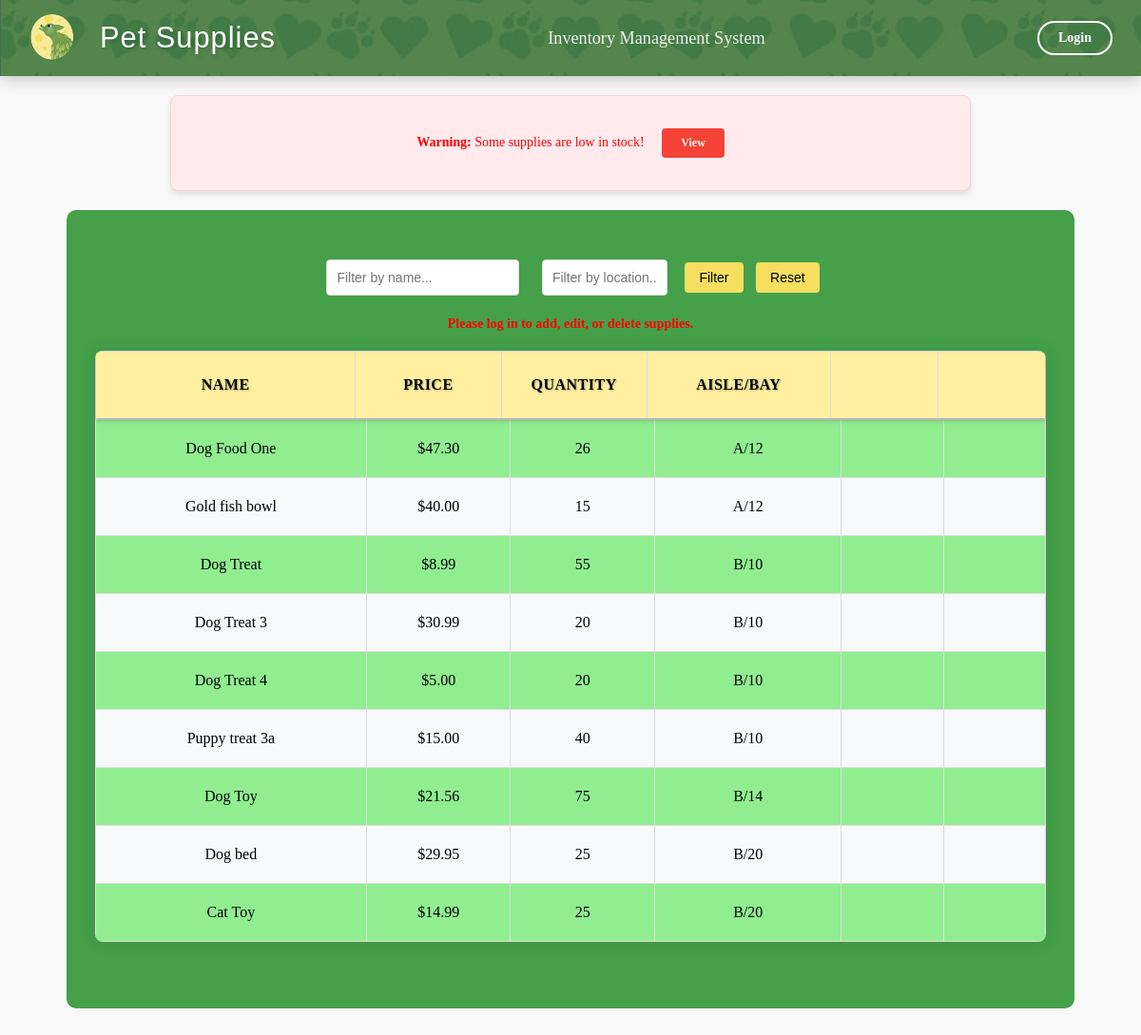
Before: / with the older database file.
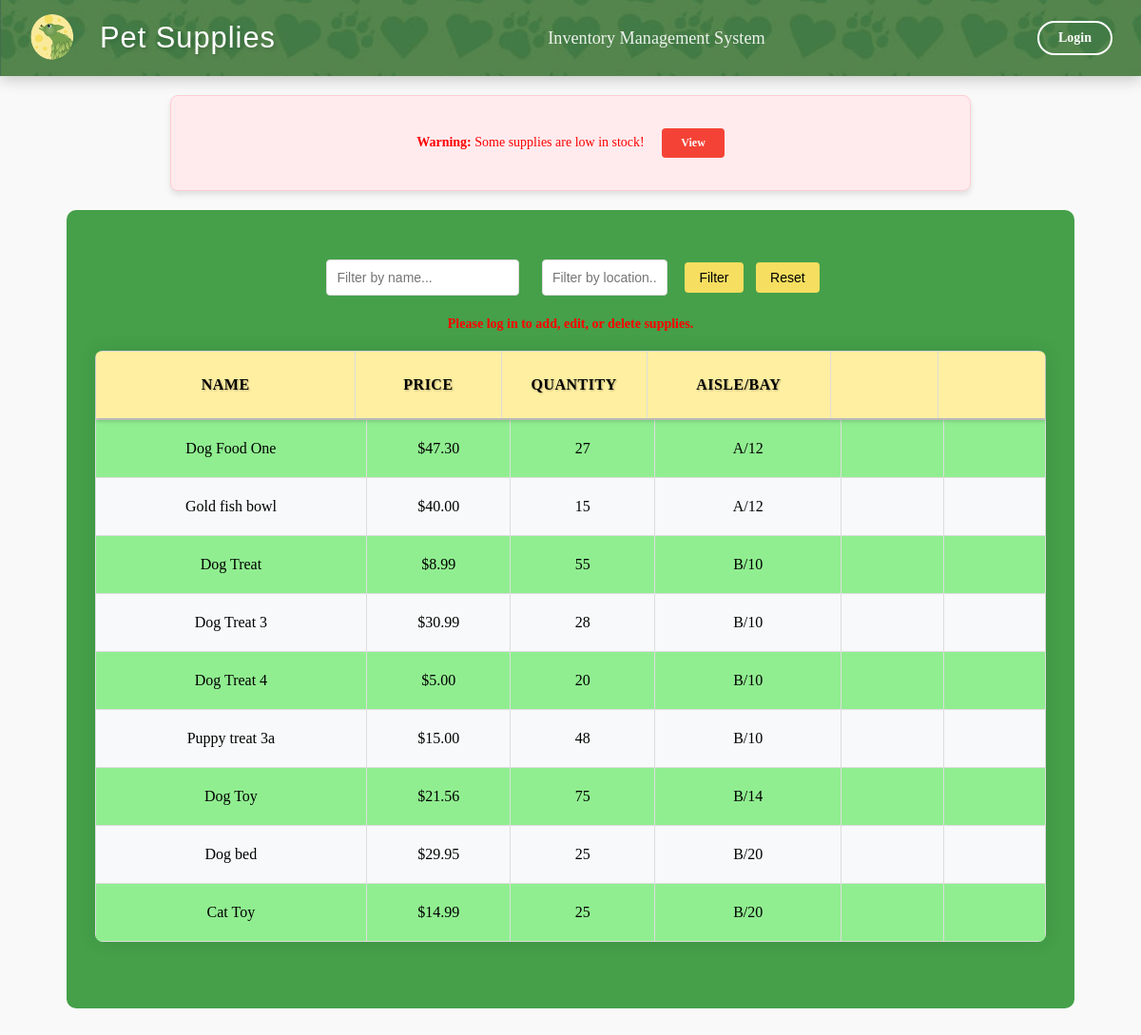
After: the same page with the newer database file.
### inventory/models.py (models this page shows, shortened)
class Supply(models.Model):
    name = models.CharField(max_length=255, primary_key=True)
    price = models.FloatField()
    quantity = models.IntegerField()
    location = models.CharField(max_length=255)
    reorder_point = models.PositiveIntegerField(default=5)
    deleted = models.BooleanField(default=False)

### inventory/views.py (the view, shortened to what this page needs)
# urls.py: path('', views.index, name='index'),
def index(request):
    location_query = request.GET.get('location', '')
    name_query = request.GET.get('name', '')
    low_stock = request.GET.get('low_stock', False)
    sort_by = request.GET.get('sort', 'location')
    order = request.GET.get('order', 'asc')
    if order == 'desc':
        sort_by = '-' + sort_by
    supplies = Supply.objects.all()
    if low_stock:
        supplies = supplies.filter(quantity__lt=6)
    if location_query:
        supplies = supplies.filter(location__icontains=location_query)
    if name_query:
        supplies = supplies.filter(name__icontains=name_query)
    supplies = supplies.order_by(sort_by)
    low_stock_items = Supply.objects.filter(quantity__lte=models.F('reorder_point'))
    low_stock_items_exist = low_stock_items.exists()
    if 'added_supplies' in request.session:
        del request.session['added_supplies']
    context = {
        'supplies': supplies,
        'low_stock_items': low_stock_items,
        'location_query': location_query,
        'name_query': name_query,
        'low_stock_items_exist': low_stock_items_exist,
        'sort_by': sort_by,
        'order': order,
    }
    return render(request, 'inventory/index.html', context)

### inventory/templates/inventory/index.html (shortened to what the changed rows need)
{% extends 'inventory/base.html' %}
{% block content %}
<center>
    <div class="conmain">
            <div class="table-container">
                <div class="table-header">
                    <table border="1" class="data_tab">
                        <thead>
                            <tr>
                                <th class="name_head">
                                    <a href="?sort=name&order={% if sort_by == 'name' and order == 'asc' %}desc{% else %}asc{% endif %}">Name</a>
                                </th>
                                <th class="Price_head">
                                    <a href="?sort=price&order={% if sort_by == 'price' and order == 'asc' %}desc{% else %}asc{% endif %}">Price</a>
                                </th>
                                <th class="Quan_head">
                                    <a href="?sort=quantity&order={% if sort_by == 'quantity' and order == 'asc' %}desc{% else %}asc{% endif %}">Quantity</a>
                                </th>
                                <th class="loc_head">
                                    <a href="?sort=location&order={% if sort_by == 'location' and order == 'asc' %}desc{% else %}asc{% endif %}">Aisle/Bay</a>
                                </th>
                                <th class="edit_head"></th>
                                <th class="del_head">
                                </th>
                            </tr>
                        </thead>
                    </table>
                </div>
                <div class="table-body">
                    <table border="1" class="data_tab">
                        <tbody>
                            {% for supply in supplies %}
                            <tr {% if supply.quantity < 6 %}style="background-color: #ffcccc;"{% endif %}>
                                <td class="name_row">{{ supply.name }}</td>
                                <td class="Price_row" onclick="editField(this, 'price', '{{ supply.name }}')">
                                    <span class="display">${{ supply.price|floatformat:2 }}</span>
                                </td>
                                <td class="Quan_row" onclick="editField(this, 'quantity', '{{ supply.name }}')">
                                    <span class="display">{{ supply.quantity }}</span>
                                </td>
                                <td class="loc_row" onclick="editField(this, 'location', '{{ supply.name }}')">
                                    <span class="display">{{ supply.location }}</span>
                                </td>
                                <td class='edit_button'>
                                </td>
                                <td class='Del_button'>
                                </td>
                            </tr>
                            {% empty %}
                            <tr>
                                <td colspan="6">No supplies available.</td>
                            </tr>
                            {% endfor %}
                        </tbody>
                    </table>
                </div>
            </div>
    </div>
{% endblock %}

Changed rows visible on the page:
changed Supply "Dog Food One": quantity "26" → "27"
changed Supply "Dog Treat 3": quantity "20" → "28"
changed Supply "Puppy treat 3a": quantity "40" → "48"
